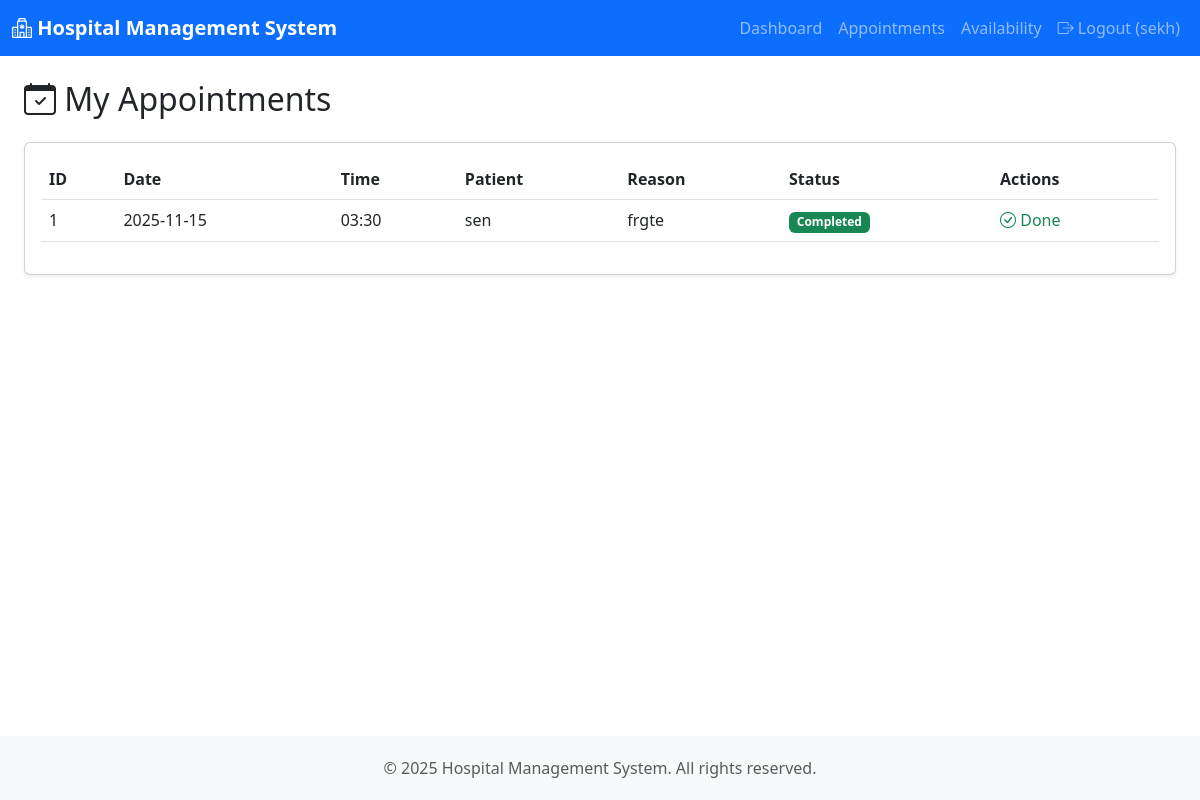
The app's page /doctor/appointments (signed in) with its own data.
### models.py (models this page shows, shortened)
class User(db.Model):
    __tablename__ = 'users'
    id = db.Column(db.Integer, primary_key=True)
    name = db.Column(db.String(100), nullable=False)
    email = db.Column(db.String(120), unique=True, nullable=False)
    password_hash = db.Column(db.String(255), nullable=False)
    role = db.Column(db.String(20), nullable=False)
    phone = db.Column(db.String(15))
    address = db.Column(db.Text)
    date_of_birth = db.Column(db.Date)
    gender = db.Column(db.String(10))
    created_at = db.Column(db.DateTime, default=datetime.utcnow)
    is_active = db.Column(db.Boolean, default=True)
    department_id = db.Column(db.Integer, db.ForeignKey('departments.id'))
    department = db.relationship('Department', backref='doctors')

class Appointment(db.Model):
    __tablename__ = 'appointments'
    id = db.Column(db.Integer, primary_key=True)
    patient_id = db.Column(db.Integer, db.ForeignKey('users.id'), nullable=False)
    doctor_id = db.Column(db.Integer, db.ForeignKey('users.id'), nullable=False)
    date = db.Column(db.Date, nullable=False)
    time = db.Column(db.Time, nullable=False)
    status = db.Column(db.String(20), default='Pending')
    reason = db.Column(db.Text)
    created_at = db.Column(db.DateTime, default=datetime.utcnow)
    patient = db.relationship('User', foreign_keys=[patient_id], backref='patient_appointments')
    doctor = db.relationship('User', foreign_keys=[doctor_id], backref='doctor_appointments')
    treatment = db.relationship('Treatment', backref='appointment', uselist=False, cascade='all, delete-orphan')

### app.py (the view)
@app.route('/doctor/appointments')
@role_required('Doctor')
def doctor_appointments():
    doctor = User.query.get(session['user_id'])
    appointments = Appointment.query.filter_by(doctor_id=doctor.id).order_by(Appointment.date.desc(), Appointment.time.desc()).all()
    return render_template('doctor/appointments.html', appointments=appointments)

### app.py (called while the page is built)
def role_required(role):
    def decorator(f):
        @wraps(f)
        def decorated_function(*args, **kwargs):
            if 'user_id' not in session:
                flash('Please log in to access this page.', 'warning')
                return redirect(url_for('login'))
            user = User.query.get(session['user_id'])
            if not user or user.role != role:
                flash('You do not have permission to access this page.', 'danger')
                return redirect(url_for('index'))
            return f(*args, **kwargs)
        return decorated_function
    return decorator

### templates/doctor/appointments.html (shortened to what this page needs)
{% extends "base.html" %}
{% block content %}
<div class="container-fluid">
    <h2 class="mb-4"><i class="bi bi-calendar-check"></i> My Appointments</h2>
    <div class="card">
        <div class="card-body">
            <div class="table-responsive">
                <table class="table table-hover">
                    <thead>
                        <tr>
                            <th>ID</th>
                            <th>Date</th>
                            <th>Time</th>
                            <th>Patient</th>
                            <th>Reason</th>
                            <th>Status</th>
                            <th>Actions</th>
                        </tr>
                    </thead>
                    <tbody>
                        {% for appointment in appointments %}
                        <tr>
                            <td>{{ appointment.id }}</td>
                            <td>{{ appointment.date.strftime('%Y-%m-%d') }}</td>
                            <td>{{ appointment.time.strftime('%H:%M') }}</td>
                            <td>{{ appointment.patient.name }}</td>
                            <td>{{ appointment.reason or 'N/A' }}</td>
                            <td>
                                {% if appointment.status == 'Booked' %}
                                    <span class="badge bg-primary">{{ appointment.status }}</span>
                                {% elif appointment.status == 'Pending' %}
                                    <span class="badge bg-warning">{{ appointment.status }}</span>
                                {% elif appointment.status == 'Completed' %}
                                    <span class="badge bg-success">{{ appointment.status }}</span>
                                {% else %}
                                    <span class="badge bg-secondary">{{ appointment.status }}</span>
                                {% endif %}
                            </td>
                            <td>
                                {% if appointment.status == 'Booked' %}
                                    <a href="{{ url_for('doctor_complete_appointment', appointment_id=appointment.id) }}" class="btn btn-sm btn-success">
                                        <i class="bi bi-check-circle"></i> Complete
                                    </a>
                                    <form method="POST" action="{{ url_for('doctor_cancel_appointment', appointment_id=appointment.id) }}" style="display:inline;" onsubmit="return confirm('Cancel this appointment?')">
                                        <input type="hidden" name="csrf_token" value="{{ csrf_token() }}"/>
                                        <button type="submit" class="btn btn-sm btn-danger">
                                            <i class="bi bi-x-circle"></i> Cancel
                                        </button>
                                    </form>
                                {% elif appointment.status == 'Completed' %}
                                    <span class="text-success"><i class="bi bi-check-circle"></i> Done</span>
                                {% elif appointment.status == 'Pending' %}
                                    <span class="text-warning">Pending Admin Approval</span>
                                {% endif %}
                            </td>
                        </tr>
                        {% else %}
                        <tr>
                            <td colspan="7" class="text-center">No appointments found</td>
                        </tr>
                        {% endfor %}
                    </tbody>
                </table>
            </div>
        </div>
    </div>
</div>
{% endblock %}

### templates/base.html (shortened to what this page needs)
<!DOCTYPE html>
<html lang="en">
<head>
    <link href="https://cdn.jsdelivr.net/npm/bootstrap@5.3.0/dist/css/bootstrap.min.css" rel="stylesheet">
    <link rel="stylesheet" href="https://cdn.jsdelivr.net/npm/bootstrap-icons@1.11.0/font/bootstrap-icons.css">
</head>
<body>
    <nav class="navbar navbar-expand-lg navbar-dark bg-primary">
        <div class="container-fluid">
            <a class="navbar-brand" href="{{ url_for('index') }}">
                <i class="bi bi-hospital"></i> Hospital Management System
            </a>
            <div class="collapse navbar-collapse" id="navbarNav">
                <ul class="navbar-nav ms-auto">
                    {% if session.user_id %}
                        {% if session.user_role == 'Admin' %}
                            <li class="nav-item">
                                <a class="nav-link" href="{{ url_for('admin_dashboard') }}">Dashboard</a>
                            </li>
                            <li class="nav-item">
                                <a class="nav-link" href="{{ url_for('admin_doctors') }}">Doctors</a>
                            </li>
                            <li class="nav-item">
                                <a class="nav-link" href="{{ url_for('admin_patients') }}">Patients</a>
                            </li>
                            <li class="nav-item">
                                <a class="nav-link" href="{{ url_for('admin_appointments') }}">Appointments</a>
                            </li>
                        {% elif session.user_role == 'Doctor' %}
                            <li class="nav-item">
                                <a class="nav-link" href="{{ url_for('doctor_dashboard') }}">Dashboard</a>
                            </li>
                            <li class="nav-item">
                                <a class="nav-link" href="{{ url_for('doctor_appointments') }}">Appointments</a>
                            </li>
                            <li class="nav-item">
                                <a class="nav-link" href="{{ url_for('doctor_availability') }}">Availability</a>
                            </li>
                        {% endif %}
                        <li class="nav-item">
                            <a class="nav-link" href="{{ url_for('logout') }}">
                                <i class="bi bi-box-arrow-right"></i> Logout ({{ session.user_name }})
                            </a>
                        </li>
                    {% endif %}
                </ul>
            </div>
        </div>
    </nav>
    <div class="main-content">
        <div class="container-fluid mt-4">
            {% block content %}{% endblock %}
        </div>
    </div>
    <footer class="text-center text-muted">
        <div class="container">
            <p class="mb-0">&copy; 2025 Hospital Management System. All rights reserved.</p>
        </div>
    </footer>
</body>
</html>

### templates/base.html (style rules this page uses)
body { min-height: 100vh; display: flex; flex-direction: column; }
.navbar-brand { font-weight: bold; }
.main-content { flex: 1; }
footer { background-color: #f8f9fa; padding: 20px 0; margin-top: auto; }
.card { box-shadow: 0 0.125rem 0.25rem rgba(0,0,0,0.075); margin-bottom: 1.5rem; }

### records on screen
User: user_name "sekh"
Appointment: id "1", date "2025-11-15", time "03:30", patient.name "sen", reason "frgte", status "Completed", shows "Done"
